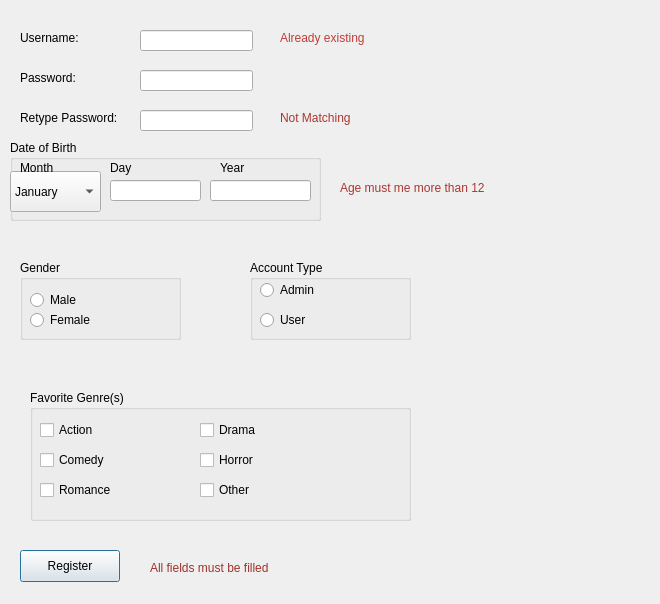
<?xml version="1.0" encoding="UTF-8"?>
<ui version="4.0">
 <class>RegisterWindow</class>
 <widget class="QDialog" name="RegisterWindow">
  <property name="geometry">
   <rect>
    <x>0</x>
    <y>0</y>
    <width>660</width>
    <height>604</height>
   </rect>
  </property>
  <property name="windowTitle">
   <string>Dialog</string>
  </property>
  <widget class="QLabel" name="Username">
   <property name="geometry">
    <rect>
     <x>20</x>
     <y>30</y>
     <width>71</width>
     <height>16</height>
    </rect>
   </property>
   <property name="text">
    <string>Username:</string>
   </property>
  </widget>
  <widget class="QLabel" name="label_2">
   <property name="geometry">
    <rect>
     <x>20</x>
     <y>70</y>
     <width>71</width>
     <height>16</height>
    </rect>
   </property>
   <property name="text">
    <string>Password: </string>
   </property>
  </widget>
  <widget class="QLabel" name="label_3">
   <property name="geometry">
    <rect>
     <x>20</x>
     <y>110</y>
     <width>111</width>
     <height>16</height>
    </rect>
   </property>
   <property name="text">
    <string>Retype Password: </string>
   </property>
  </widget>
  <widget class="QPushButton" name="pushButton_Register2">
   <property name="geometry">
    <rect>
     <x>20</x>
     <y>550</y>
     <width>100</width>
     <height>32</height>
    </rect>
   </property>
   <property name="text">
    <string>Register</string>
   </property>
  </widget>
  <widget class="QLineEdit" name="lineEditusernamereg">
   <property name="geometry">
    <rect>
     <x>140</x>
     <y>30</y>
     <width>113</width>
     <height>21</height>
    </rect>
   </property>
  </widget>
  <widget class="QLineEdit" name="lineEditpasswordreg">
   <property name="geometry">
    <rect>
     <x>140</x>
     <y>70</y>
     <width>113</width>
     <height>21</height>
    </rect>
   </property>
   <property name="echoMode">
    <enum>QLineEdit::Password</enum>
   </property>
  </widget>
  <widget class="QLineEdit" name="lineEditretyppasswordreg">
   <property name="geometry">
    <rect>
     <x>140</x>
     <y>110</y>
     <width>113</width>
     <height>21</height>
    </rect>
   </property>
   <property name="echoMode">
    <enum>QLineEdit::Password</enum>
   </property>
  </widget>
  <widget class="QGroupBox" name="Date_of_Birth">
   <property name="geometry">
    <rect>
     <x>10</x>
     <y>140</y>
     <width>311</width>
     <height>81</height>
    </rect>
   </property>
   <property name="title">
    <string>Date of Birth</string>
   </property>
   <widget class="QComboBox" name="comboBox">
    <property name="geometry">
     <rect>
      <x>0</x>
      <y>31</y>
      <width>91</width>
      <height>41</height>
     </rect>
    </property>
    <item>
     <property name="text">
      <string>January</string>
     </property>
    </item>
    <item>
     <property name="text">
      <string>February</string>
     </property>
    </item>
    <item>
     <property name="text">
      <string>March</string>
     </property>
    </item>
    <item>
     <property name="text">
      <string>April</string>
     </property>
    </item>
    <item>
     <property name="text">
      <string>May</string>
     </property>
    </item>
    <item>
     <property name="text">
      <string>June</string>
     </property>
    </item>
    <item>
     <property name="text">
      <string>July</string>
     </property>
    </item>
    <item>
     <property name="text">
      <string>August</string>
     </property>
    </item>
    <item>
     <property name="text">
      <string>September</string>
     </property>
    </item>
    <item>
     <property name="text">
      <string>October</string>
     </property>
    </item>
    <item>
     <property name="text">
      <string>November</string>
     </property>
    </item>
    <item>
     <property name="text">
      <string>December</string>
     </property>
    </item>
   </widget>
   <widget class="QLineEdit" name="lineEditdayreg">
    <property name="geometry">
     <rect>
      <x>100</x>
      <y>40</y>
      <width>91</width>
      <height>21</height>
     </rect>
    </property>
   </widget>
   <widget class="QLineEdit" name="lineEdityearreg">
    <property name="geometry">
     <rect>
      <x>200</x>
      <y>40</y>
      <width>101</width>
      <height>21</height>
     </rect>
    </property>
   </widget>
   <widget class="QLabel" name="label">
    <property name="geometry">
     <rect>
      <x>10</x>
      <y>20</y>
      <width>58</width>
      <height>16</height>
     </rect>
    </property>
    <property name="text">
     <string>Month</string>
    </property>
   </widget>
   <widget class="QLabel" name="label_4">
    <property name="geometry">
     <rect>
      <x>100</x>
      <y>20</y>
      <width>58</width>
      <height>16</height>
     </rect>
    </property>
    <property name="text">
     <string>Day</string>
    </property>
   </widget>
   <widget class="QLabel" name="label_5">
    <property name="geometry">
     <rect>
      <x>210</x>
      <y>20</y>
      <width>58</width>
      <height>16</height>
     </rect>
    </property>
    <property name="text">
     <string>Year</string>
    </property>
   </widget>
  </widget>
  <widget class="QGroupBox" name="groupBox">
   <property name="geometry">
    <rect>
     <x>20</x>
     <y>260</y>
     <width>161</width>
     <height>80</height>
    </rect>
   </property>
   <property name="title">
    <string>Gender</string>
   </property>
   <widget class="QRadioButton" name="radioButton">
    <property name="geometry">
     <rect>
      <x>10</x>
      <y>30</y>
      <width>99</width>
      <height>20</height>
     </rect>
    </property>
    <property name="text">
     <string>Male</string>
    </property>
   </widget>
   <widget class="QRadioButton" name="radioButton_2">
    <property name="geometry">
     <rect>
      <x>10</x>
      <y>50</y>
      <width>99</width>
      <height>20</height>
     </rect>
    </property>
    <property name="text">
     <string>Female</string>
    </property>
   </widget>
  </widget>
  <widget class="QGroupBox" name="groupBox_2">
   <property name="geometry">
    <rect>
     <x>250</x>
     <y>260</y>
     <width>161</width>
     <height>80</height>
    </rect>
   </property>
   <property name="title">
    <string>Account Type</string>
   </property>
   <widget class="QRadioButton" name="radioButton_3">
    <property name="geometry">
     <rect>
      <x>10</x>
      <y>20</y>
      <width>99</width>
      <height>20</height>
     </rect>
    </property>
    <property name="text">
     <string>Admin</string>
    </property>
   </widget>
   <widget class="QRadioButton" name="radioButton_4">
    <property name="geometry">
     <rect>
      <x>10</x>
      <y>50</y>
      <width>99</width>
      <height>20</height>
     </rect>
    </property>
    <property name="text">
     <string>User</string>
    </property>
   </widget>
  </widget>
  <widget class="QGroupBox" name="groupBox_3">
   <property name="geometry">
    <rect>
     <x>30</x>
     <y>390</y>
     <width>381</width>
     <height>131</height>
    </rect>
   </property>
   <property name="title">
    <string>Favorite Genre(s)</string>
   </property>
   <widget class="QCheckBox" name="checkBox">
    <property name="geometry">
     <rect>
      <x>10</x>
      <y>30</y>
      <width>85</width>
      <height>20</height>
     </rect>
    </property>
    <property name="text">
     <string>Action</string>
    </property>
   </widget>
   <widget class="QCheckBox" name="checkBox_2">
    <property name="geometry">
     <rect>
      <x>10</x>
      <y>60</y>
      <width>85</width>
      <height>20</height>
     </rect>
    </property>
    <property name="text">
     <string>Comedy</string>
    </property>
   </widget>
   <widget class="QCheckBox" name="checkBox_3">
    <property name="geometry">
     <rect>
      <x>10</x>
      <y>90</y>
      <width>85</width>
      <height>20</height>
     </rect>
    </property>
    <property name="text">
     <string>Romance</string>
    </property>
   </widget>
   <widget class="QCheckBox" name="checkBox_4">
    <property name="geometry">
     <rect>
      <x>170</x>
      <y>30</y>
      <width>85</width>
      <height>20</height>
     </rect>
    </property>
    <property name="text">
     <string>Drama</string>
    </property>
   </widget>
   <widget class="QCheckBox" name="checkBox_5">
    <property name="geometry">
     <rect>
      <x>170</x>
      <y>60</y>
      <width>85</width>
      <height>20</height>
     </rect>
    </property>
    <property name="text">
     <string>Horror</string>
    </property>
   </widget>
   <widget class="QCheckBox" name="checkBox_6">
    <property name="geometry">
     <rect>
      <x>170</x>
      <y>90</y>
      <width>85</width>
      <height>20</height>
     </rect>
    </property>
    <property name="text">
     <string>Other</string>
    </property>
   </widget>
  </widget>
  <widget class="QLabel" name="username_error">
   <property name="geometry">
    <rect>
     <x>280</x>
     <y>30</y>
     <width>131</width>
     <height>16</height>
    </rect>
   </property>
   <property name="text">
    <string>&lt;html&gt;&lt;head/&gt;&lt;body&gt;&lt;p&gt;&lt;span style=&quot; color:#bf3e37;&quot;&gt;Already existing&lt;/span&gt;&lt;/p&gt;&lt;/body&gt;&lt;/html&gt;</string>
   </property>
  </widget>
  <widget class="QLabel" name="password_error">
   <property name="geometry">
    <rect>
     <x>280</x>
     <y>110</y>
     <width>141</width>
     <height>16</height>
    </rect>
   </property>
   <property name="text">
    <string>&lt;html&gt;&lt;head/&gt;&lt;body&gt;&lt;p&gt;&lt;span style=&quot; color:#aa3630;&quot;&gt;Not Matching&lt;/span&gt;&lt;/p&gt;&lt;/body&gt;&lt;/html&gt;</string>
   </property>
  </widget>
  <widget class="QLabel" name="age_error">
   <property name="geometry">
    <rect>
     <x>340</x>
     <y>180</y>
     <width>191</width>
     <height>16</height>
    </rect>
   </property>
   <property name="text">
    <string>&lt;html&gt;&lt;head/&gt;&lt;body&gt;&lt;p&gt;&lt;span style=&quot; color:#aa3630;&quot;&gt;Age must me more than 12&lt;/span&gt;&lt;/p&gt;&lt;/body&gt;&lt;/html&gt;</string>
   </property>
  </widget>
  <widget class="QLabel" name="register_error">
   <property name="geometry">
    <rect>
     <x>150</x>
     <y>560</y>
     <width>251</width>
     <height>16</height>
    </rect>
   </property>
   <property name="text">
    <string>&lt;html&gt;&lt;head/&gt;&lt;body&gt;&lt;p&gt;&lt;span style=&quot; color:#9f322c;&quot;&gt;All fields must be filled&lt;/span&gt;&lt;/p&gt;&lt;/body&gt;&lt;/html&gt;</string>
   </property>
  </widget>
 </widget>
 <resources/>
 <connections/>
</ui>
